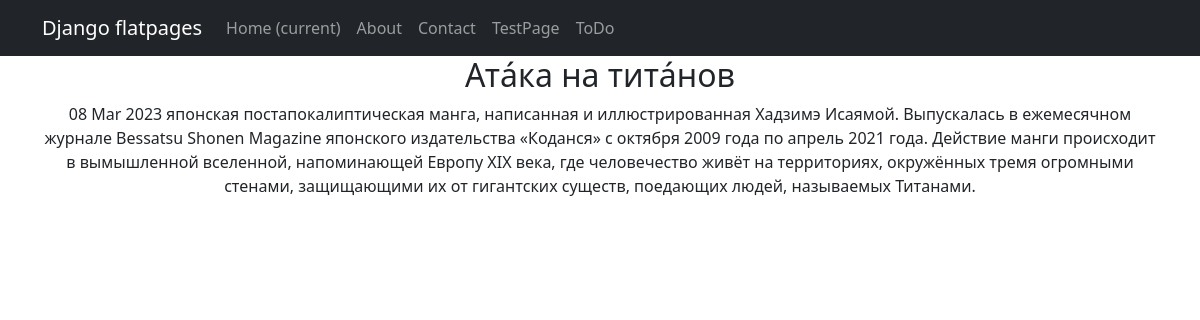
Screenshot of /news/3 with the database file from the repository.
### news/models.py (models this page shows, shortened)
class Post(models.Model):
    author = models.ForeignKey("Author", on_delete=models.CASCADE)
    NEWS = 'NW'
    ARTICLE = "AR"
    CATEGORY_CHOICES = (
        (NEWS, 'Новость'),
        (ARTICLE, 'Статья')
    )
    category_choice = models.CharField(max_length=2, choices=CATEGORY_CHOICES, default=ARTICLE)
    time_creation = models.DateTimeField(auto_now_add=True)
    post_category = models.ManyToManyField(Category, through="PostCategory")
    title = models.CharField(max_length=64, unique=True)
    text = models.TextField()
    rating_post = models.IntegerField(default=0)

### news/views.py (the view)
# urls.py: path('<int:pk>', PostDetail.as_view())
class PostDetail(DetailView):
    model = Post
    template_name = 'post.html'
    context_object_name = 'post'

### news/templatetags/custom_filters.py (called while the page is built)
@register.filter()
def censor_text(text):
    for word in text.split():
        if word.lower() in CENSOR_WORDS:
            if word.lower() in CENSOR_WORDS:
                text = text.replace(word, f"{word[0]}{'*' * (len(word) -1)}")
    return text

@register.filter()
def censor_title(title):
    for word in title.split():
        if word.lower() in CENSOR_WORDS:
            if word.lower() in CENSOR_WORDS:
                title = title.replace(word, f"{word[0]}{'*' * (len(word) -1)}")
    return title

### templates/post.html (shortened to what this page needs)
{% extends 'flatpages/default.html' %}
{% load custom_filters %}
{% block content %}
    <tr>
        <td><h2>{{ post.title|censor_title}}</h2></td>
    </tr>
    <tr>
        <td>{{ post.time_creation|date:'d M Y'}}</td>
    </tr>
    <tr>
        <td>{{ post.text|censor_text }}</td>
    </tr>
{% endblock content %}

### rows the page displays
Post: title|censor_title "Атáка на титáнов", time_creation "08 Mar 2023", text|censor_text "японская постапокалиптическая манга, написанная и иллюстрированная Хадзимэ Исаямой. Выпускалась в ежемесячном журнале Bessatsu Shonen Magazine японского издательства «Коданся» с октября 2009 года по апрель 2021 года. Действие манги происходит в вымышленной вселенной, напоминающей Европу XIX века, где человечество живёт на территориях, окружённых тремя огромными стенами, защищающими их от гигантских существ, поедающих людей, называемых Титанами."
